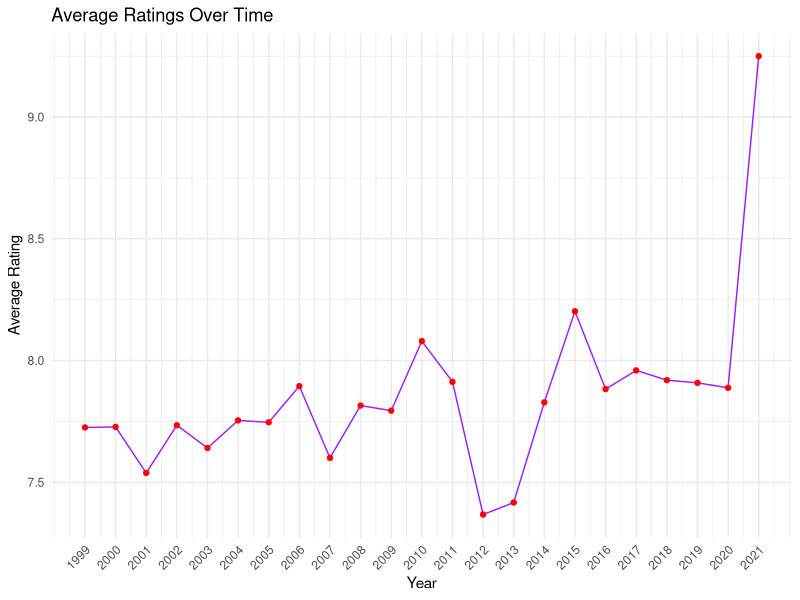

Generate this figure with R:
## ---- chunk 1
knitr::opts_chunk$set(
	echo = FALSE,
	message = TRUE,
	warning = TRUE)
#import dataset 
library(readr)
ONE_PIECE <- read_csv("ONE PIECE.csv")
View(ONE_PIECE)
## ---- chunk 2
knitr::opts_chunk$set(echo = FALSE,
	message = TRUE,
	warning = TRUE)
#install.packages("dplyr")
library(dplyr)
#remove cplumns 
Luffy <- ONE_PIECE %>% select(-1, -2, -3,-4)
# add arc
Luffy <- Luffy %>%
  mutate(saga = case_when(
    episode >= 1 & episode <= 61 ~ "East Blue",
    episode >= 61 & episode <= 130 ~ "Alabasta",
    episode >= 144 & episode <= 195 ~ "Skypiea",
    episode >= 207 & episode <= 325 ~ "Water 7",
    episode >= 337 & episode <= 381 ~ "Thriller Bark",
    episode >= 385 & episode <= 516 ~ "Summit War",
    episode >= 517 & episode <= 574 ~ "Fish-Man Island",
    episode >= 579 & episode <= 746 ~ "Dressrosa",
    episode >= 751 & episode <= 877 ~ "Whole Cake Island",
    episode >= 892 ~ "Wano",
    TRUE ~ "Filler" 
  ))
## ---- chunk 3
knitr::opts_chunk$set(echo = FALSE,
	message = TRUE,
	warning = TRUE)
# year avg_rating 
year_stats <- Luffy %>%
  group_by(start) %>%
  summarize(avg_rating = mean(average_rating, na.rm = TRUE)) %>%
  arrange(desc(avg_rating))

#install.packages("ggplot2")
library(ggplot2)
ggplot(year_stats, aes(x = start, y = avg_rating)) +
  geom_line(color = "purple") + 
  geom_point(color = "red") + 
  labs(title = "Average Ratings Over Time",
       x = "Year",
       y = "Average Rating") +
  scale_x_continuous(breaks = seq(min(year_stats$start), max(year_stats$start), by = 1)) +
  theme_minimal() +
  theme(axis.text.x = element_text(angle = 45, hjust = 1))
## ---- chunk 4
knitr::opts_chunk$set(echo = FALSE,
	message = TRUE,
	warning = TRUE)
top_episodes_sagas <- Luffy %>%
  filter(saga %in% c("Summit War", "Whole Cake Island", "Wano","Dressrosa")) %>%
  group_by(saga) %>%
  arrange(desc(average_rating)) %>%
  slice(1:3) 

print(top_episodes_sagas)
